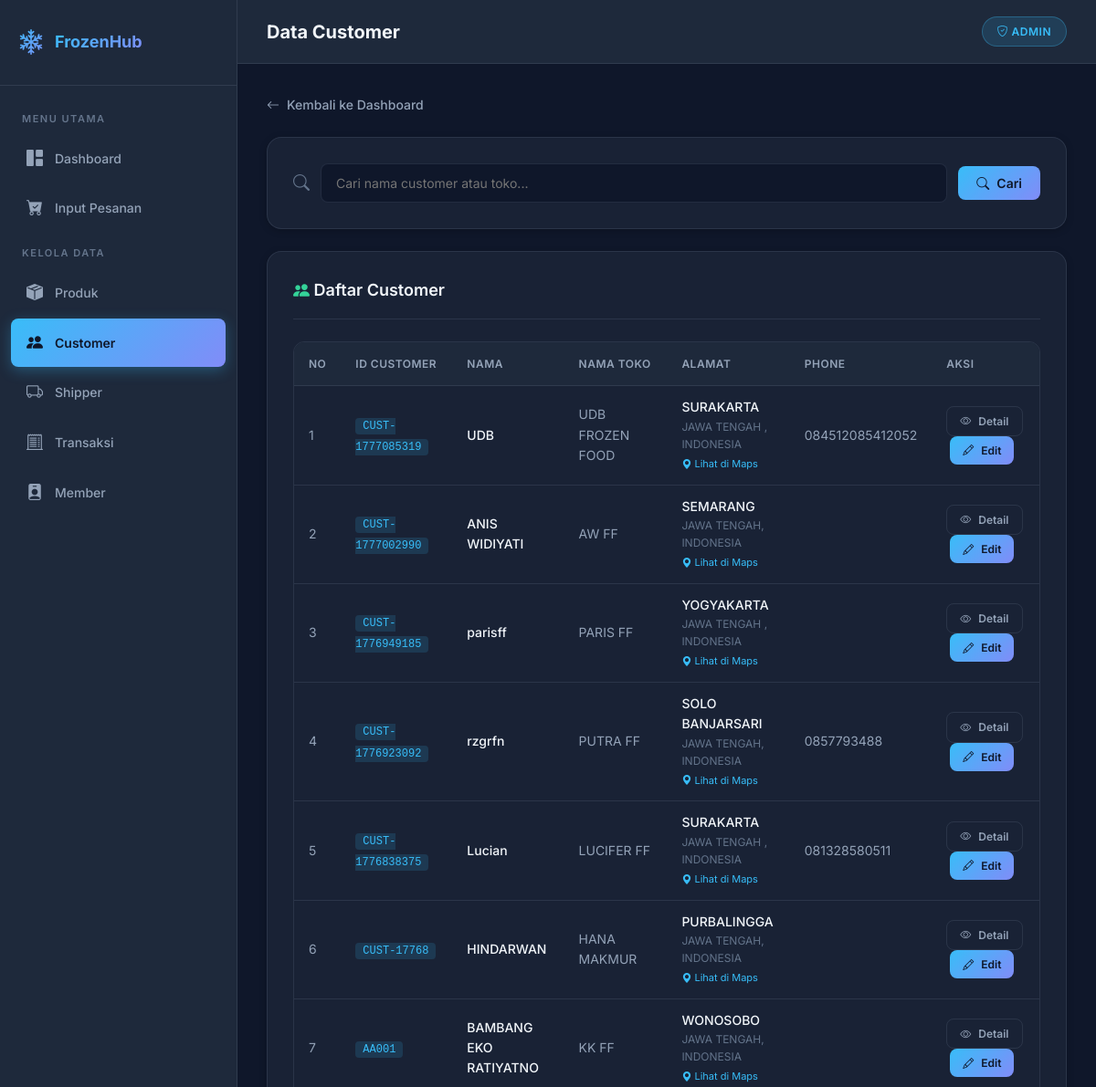
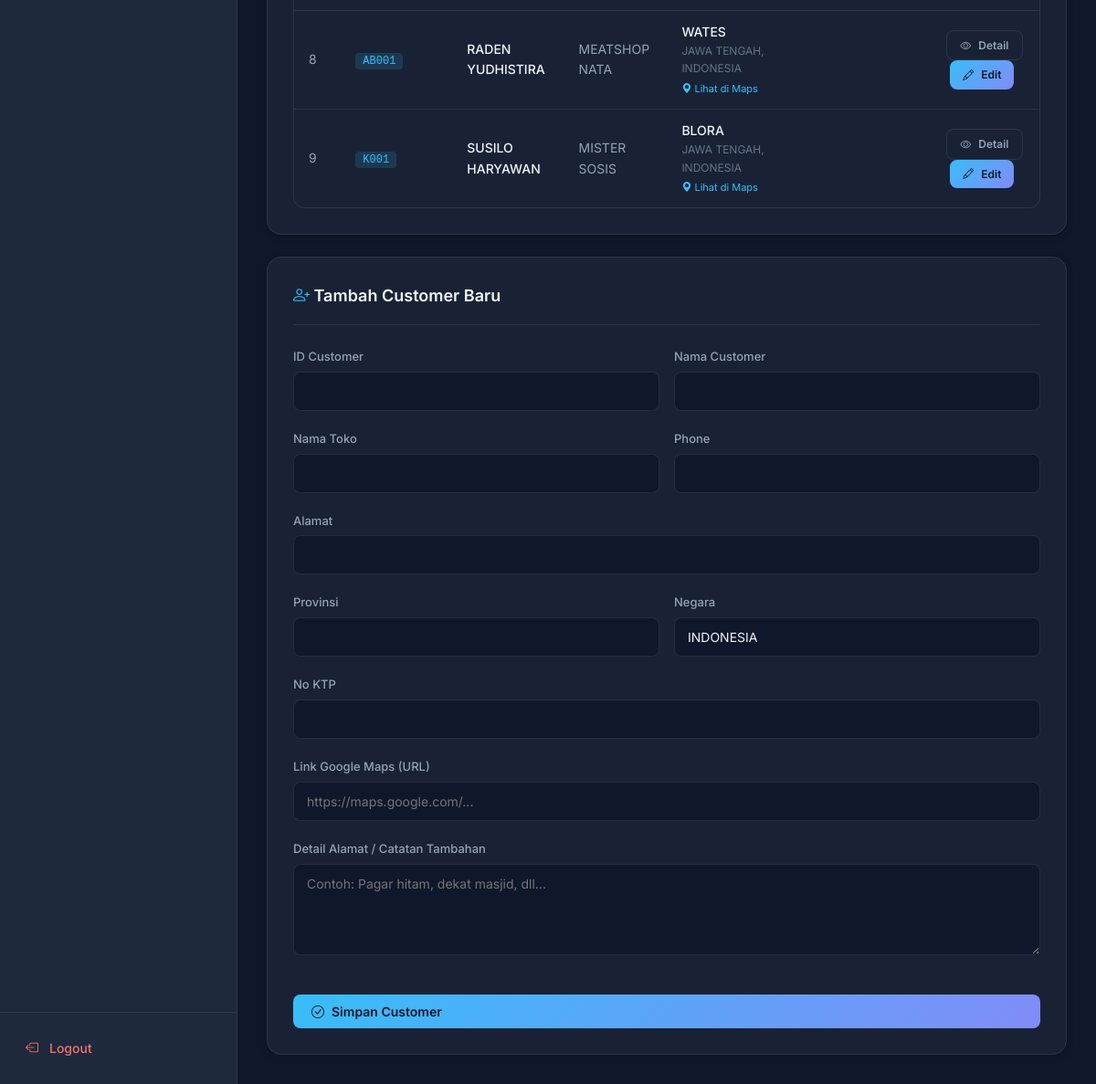
The app's page /customer/index_customer.php (signed in) with its own data (2 pictures, top to bottom).
### tables this page shows
CREATE TABLE `tb_customer` (
  `id` int(11) NOT NULL,
  `id_customer` varchar(15) NOT NULL,
  `nama_customer` varchar(100) NOT NULL,
  `nama_toko` varchar(100) NOT NULL,
  `email` varchar(100) NOT NULL,
  `jenis_kelamin` enum('Laki-Laki','Perempuan') DEFAULT NULL,
  `alamat` text NOT NULL,
  `provinsi` varchar(50) NOT NULL,
  `negara` varchar(50) NOT NULL,
  `phone` varchar(20) NOT NULL,
  `no_ktp` varchar(30) NOT NULL,
  `detail` text NOT NULL,
  `maps_link` text DEFAULT NULL
);

### customer/index_customer.php (the view, shortened to what this page needs)
<?php
require_once '../config/koneksi.php';
$keyword = $_GET['search'] ?? '';
$query = mysqli_query($conn, "
    SELECT * FROM tb_customer
    WHERE nama_customer LIKE '%$keyword%'
    OR nama_toko LIKE '%$keyword%'
    ORDER BY id DESC
");
$is_subfolder = true;
include '../assets/layout_header.php';
?>
<a href="<?= $base_url ?>dashboard.php" class="back-link">
    <i class="bi bi-arrow-left"></i> Kembali ke Dashboard
</a>
<div class="card mb-24">
    <form method="GET" class="search-bar" style="margin-bottom:0;">
        <i class="bi bi-search" style="color:var(--text-muted);font-size:18px;"></i>
        <input type="text" name="search" placeholder="Cari nama customer atau toko..." value="<?= $keyword ?>">
        <button type="submit" class="btn btn-primary">
            <i class="bi bi-search"></i> Cari
        </button>
    </form>
</div>
<div class="card mb-24">
    <div class="card-header">
        <h3><i class="bi bi-people-fill" style="color:var(--success)"></i> Daftar Customer</h3>
    </div>
    <div class="table-wrapper">
        <table>
            <thead>
                <tr>
                    <th>No</th>
                    <th>ID Customer</th>
                    <th>Nama</th>
                    <th>Nama Toko</th>
                    <th>Alamat</th>
                    <th>Phone</th>
                    <th>Aksi</th>
                </tr>
            </thead>
            <tbody>
            <?php
            $no = 1;
            while($c = mysqli_fetch_assoc($query)) {
            ?>
                <tr>
                    <td><?= $no++; ?></td>
                    <td><code style="background:var(--info-bg);color:var(--accent-1);padding:2px 8px;border-radius:4px;font-size:12px;"><?= $c['id_customer']; ?></code></td>
                    <td style="color:var(--text-primary); font-weight:500;"><?= $c['nama_customer']; ?></td>
                    <td><?= $c['nama_toko']; ?></td>
                    <td>
                        <div style="font-weight:500; color:var(--text-primary);"><?= $c['alamat']; ?></div>
                        <div style="font-size:12px; color:var(--text-muted);">
                            <?= $c['provinsi']; ?>, <?= $c['negara']; ?>
                        </div>
                        <?php
                        $final_maps = !empty($c['maps_link']) ? $c['maps_link'] : "https://www.google.com/maps/search/" . urlencode($c['alamat'] . ' ' . $c['provinsi'] . ' ' . $c['negara']);
                        ?>
                        <a href="<?= $final_maps ?>"
                           target="_blank" style="font-size:11px; color:var(--accent-1); text-decoration:none; display:inline-block; margin-top:4px;">
                            <i class="bi bi-geo-alt-fill"></i> Lihat di Maps
                        </a>
                    </td>
                    <td><?= $c['phone']; ?></td>
                    <td>
                        <a href="?detail=<?= $c['id']; ?><?= $keyword ? '&search='.$keyword : '' ?>" class="btn btn-outline btn-sm">
                            <i class="bi bi-eye"></i> Detail
                        </a>
                        <a href="?edit=<?= $c['id']; ?><?= $keyword ? '&search='.$keyword : '' ?>" class="btn btn-primary btn-sm" style="margin-left: 4px;">
                            <i class="bi bi-pencil"></i> Edit
                        </a>
                    </td>
                </tr>
            <?php } ?>
            </tbody>
        </table>
    </div>
</div>
<div class="card">
    <div class="card-header">
        <h3><i class="bi bi-person-plus" style="color:var(--accent-1)"></i> Tambah Customer Baru</h3>
    </div>
    <form method="POST">
        <div class="form-row">
            <div class="form-group">
                <label>ID Customer</label>
                <input type="text" name="id_customer" required>
            </div>
            <div class="form-group">
                <label>Nama Customer</label>
                <input type="text" name="nama_customer" required>
            </div>
        </div>
        <div class="form-row">
            <div class="form-group">
                <label>Nama Toko</label>
                <input type="text" name="nama_toko">
            </div>
            <div class="form-group">
                <label>Phone</label>
                <input type="text" name="phone">
            </div>
        </div>
        <div class="form-group">
            <label>Alamat</label>
            <input type="text" name="alamat">
        </div>
        <div class="form-row">
            <div class="form-group">
                <label>Provinsi</label>
                <input type="text" name="provinsi">
            </div>
            <div class="form-group">
                <label>Negara</label>
                <input type="text" name="negara" value="INDONESIA">
            </div>
        </div>
        <div class="form-group">
            <label>No KTP</label>
            <input type="text" name="no_ktp">
        </div>
        <div class="form-group">
            <label>Link Google Maps (URL)</label>
            <input type="url" name="maps_link" placeholder="https://maps.google.com/...">
        </div>
        <div class="form-group">
            <label>Detail Alamat / Catatan Tambahan</label>
            <textarea name="detail" placeholder="Contoh: Pagar hitam, dekat masjid, dll..."></textarea>
        </div>
        <button name="tambah" class="btn btn-primary full-width mt-16">
            <i class="bi bi-check-circle"></i> Simpan Customer
        </button>
    </form>
</div>
<?php include '../assets/layout_footer.php'; ?>

### assets/style.css (style rules this page uses)
:root { --bg-primary: #0f172a; --bg-secondary: #1e293b; --bg-card: rgba(30, 41, 59, 0.7); --bg-card-solid: #1e293b; --bg-input: #0f172a; --border-color: rgba(148, 163, 184, 0.15); --border-focus: #38bdf8; --text-primary: #f1f5f9; --text-secondary: #94a3b8; --text-muted: #64748b; --accent-1: #38bdf8; --accent-2: #818cf8; --accent-3: #a78bfa; --gradient-accent: linear-gradient(135deg, #38bdf8, #818cf8); --gradient-accent-hover: linear-gradient(135deg, #7dd3fc, #a5b4fc); --gradient-bg: linear-gradient(135deg, #0f172a 0%, #1e1b4b 50%, #0f172a 100%); --success: #34d399; --success-bg: rgba(52, 211, 153, 0.15); --danger: #f87171; --danger-bg: rgba(248, 113, 113, 0.15); --warning: #fbbf24; --warning-bg: rgba(251, 191, 36, 0.15); --info: #38bdf8; --info-bg: rgba(56, 189, 248, 0.15); --radius-sm: 8px; --radius-md: 12px; --radius-lg: 16px; --radius-xl: 20px; --shadow-sm: 0 2px 8px rgba(0, 0, 0, 0.2); --shadow-md: 0 4px 20px rgba(0, 0, 0, 0.3); --shadow-lg: 0 8px 40px rgba(0, 0, 0, 0.4); --shadow-glow: 0 0 30px rgba(56, 189, 248, 0.15); --sidebar-width: 260px; --header-height: 70px; --transition: all 0.3s cubic-bezier(0.4, 0, 0.2, 1); }
*, *::before, *::after { margin: 0; padding: 0; box-sizing: border-box; }
html { scroll-behavior: smooth; }
body { font-family: 'Inter', -apple-system, BlinkMacSystemFont, sans-serif; background: var(--bg-primary); color: var(--text-primary); line-height: 1.6; min-height: 100vh; -webkit-font-smoothing: antialiased; }
a { text-decoration: none; color: var(--accent-1); transition: var(--transition); }
.card { background: var(--bg-card); backdrop-filter: blur(10px); border: 1px solid var(--border-color); border-radius: var(--radius-lg); padding: 28px; box-shadow: var(--shadow-sm); transition: var(--transition); }
.card-header { display: flex; align-items: center; justify-content: space-between; margin-bottom: 24px; padding-bottom: 16px; border-bottom: 1px solid var(--border-color); }
.card-header h3 { font-size: 18px; font-weight: 600; }
.table-wrapper { overflow-x: auto; border-radius: var(--radius-md); border: 1px solid var(--border-color); }
table { width: 100%; border-collapse: collapse; font-size: 14px; }
table thead { background: var(--bg-secondary); }
table thead th { padding: 14px 16px; text-align: left; font-weight: 600; font-size: 12px; text-transform: uppercase; letter-spacing: 0.5px; color: var(--text-secondary); border-bottom: 1px solid var(--border-color); white-space: nowrap; }
table tbody tr { border-bottom: 1px solid var(--border-color); transition: var(--transition); }
table tbody tr:last-child { border-bottom: none; }
table tbody td { padding: 12px 16px; color: var(--text-secondary); vertical-align: middle; }
.form-group { margin-bottom: 20px; }
.form-group label { display: block; margin-bottom: 6px; font-size: 13px; font-weight: 500; color: var(--text-secondary); }
.form-group input, .form-group select, .form-group textarea { width: 100%; padding: 12px 14px; background: var(--bg-input); border: 1px solid var(--border-color); border-radius: var(--radius-sm); color: var(--text-primary); font-family: 'Inter', sans-serif; font-size: 14px; transition: var(--transition); outline: none; }
.form-group textarea { min-height: 100px; resize: vertical; }
.form-row { display: grid; grid-template-columns: 1fr 1fr; gap: 16px; }
.btn { display: inline-flex; align-items: center; gap: 8px; padding: 10px 20px; border-radius: var(--radius-sm); font-family: 'Inter', sans-serif; font-size: 14px; font-weight: 600; cursor: pointer; transition: var(--transition); border: none; text-decoration: none; white-space: nowrap; }
.btn-primary { background: var(--gradient-accent); color: #0f172a; }
.btn-outline { background: transparent; border: 1px solid var(--border-color); color: var(--text-secondary); }
.btn-sm { padding: 6px 14px; font-size: 12px; }
.search-bar { display: flex; gap: 12px; align-items: center; margin-bottom: 20px; }
.search-bar input { flex: 1; padding: 12px 16px; background: var(--bg-input); border: 1px solid var(--border-color); border-radius: var(--radius-sm); color: var(--text-primary); font-family: 'Inter', sans-serif; font-size: 14px; outline: none; transition: var(--transition); }
.mb-24 { margin-bottom: 24px; }
.mt-16 { margin-top: 16px; }
.full-width { width: 100%; }
.back-link { display: inline-flex; align-items: center; gap: 8px; color: var(--text-secondary); font-size: 14px; font-weight: 500; margin-bottom: 24px; transition: var(--transition); }

### records on screen
tb_customer: id_customer "CUST-1777085319", nama_customer "UDB", nama_toko "UDB FROZEN FOOD", alamat "SURAKARTA", provinsi "JAWA TENGAH", negara "INDONESIA", phone "084512085412052"
tb_customer: id_customer "CUST-1777002990", nama_customer "ANIS WIDIYATI", nama_toko "AW FF", alamat "SEMARANG", provinsi "JAWA TENGAH", negara "INDONESIA"
tb_customer: id_customer "CUST-1776949185", nama_customer "parisff", nama_toko "PARIS FF", alamat "YOGYAKARTA", provinsi "JAWA TENGAH", negara "INDONESIA"
tb_customer: id_customer "CUST-1776923092", nama_customer "rzgrfn", nama_toko "PUTRA FF", alamat "SOLO BANJARSARI", provinsi "JAWA TENGAH", negara "INDONESIA", phone "0857793488"
tb_customer: id_customer "CUST-1776838375", nama_customer "Lucian", nama_toko "LUCIFER FF", alamat "SURAKARTA", provinsi "JAWA TENGAH", negara "INDONESIA", phone "081328580511"
tb_customer: id_customer "CUST-17768", nama_customer "HINDARWAN", nama_toko "HANA MAKMUR", alamat "PURBALINGGA", provinsi "JAWA TENGAH", negara "INDONESIA"
tb_customer: id_customer "AA001", nama_customer "BAMBANG EKO RATIYATNO", nama_toko "KK FF", alamat "WONOSOBO", provinsi "JAWA TENGAH", negara "INDONESIA"
tb_customer: id_customer "AB001", nama_customer "RADEN YUDHISTIRA", nama_toko "MEATSHOP NATA", alamat "WATES", provinsi "JAWA TENGAH", negara "INDONESIA"
tb_customer: id_customer "K001", nama_customer "SUSILO HARYAWAN", nama_toko "MISTER SOSIS", alamat "BLORA", provinsi "JAWA TENGAH", negara "INDONESIA"

### other values on screen
$page_title "Data Customer"
$_SESSION['role'] "ADMIN"
